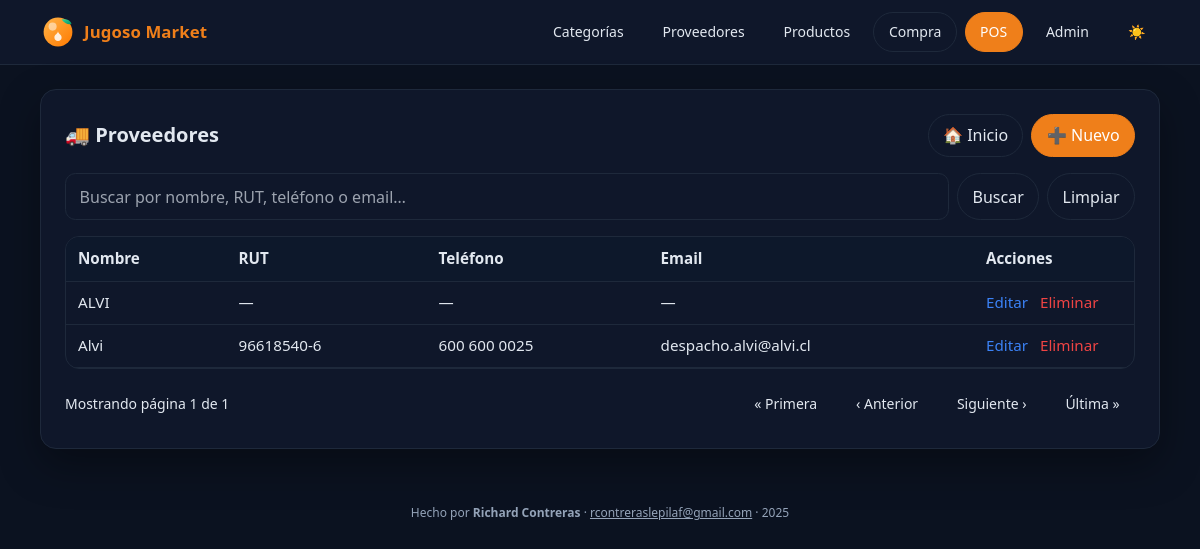
Screenshot of /proveedores/ with the database file from the repository.
### inventario/models.py (models this page shows, shortened)
class Proveedor(models.Model):
    nombre = models.CharField(max_length=120)
    rut = models.CharField(max_length=15, blank=True)
    telefono = models.CharField(max_length=30, blank=True)
    email = models.EmailField(blank=True)
    direccion = models.CharField(max_length=200, blank=True)
    activo = models.BooleanField(default=True)

### inventario/views.py (the view, shortened to what this page needs)
# urls.py: path("proveedores/", views.proveedor_list, name="proveedor_list"),
def proveedor_list(request):
    q = (request.GET.get("q") or "").strip()
    qs = Proveedor.objects.all().order_by("nombre")
    page_obj = paginar_queryset(request, qs, 10)
    return render(request, "inventario/proveedor_list.html",
                  {"proveedores": page_obj.object_list, "page_obj": page_obj, "q": q})

### inventario/views.py (called while the page is built)
def paginar_queryset(request, queryset, per_page=10):
    page_number = request.GET.get("page") or 1
    paginator = Paginator(queryset, per_page)
    return paginator.get_page(page_number)

### templates/inventario/proveedor_list.html (shortened to what this page needs)
{% extends "inventario/base.html" %}
{% block content %}
<div class="card p-6">
  <div class="flex items-center justify-between">
    <h1 class="text-xl font-semibold">🚚 Proveedores</h1>
    <div class="flex gap-2">
      <a class="btn" href="{% url 'inventario:home' %}">🏠 Inicio</a>
      <a class="btn btn-primary" href="{% url 'inventario:proveedor_crear' %}">➕ Nuevo</a>
    </div>
  </div>
  <form method="get" class="mt-4 flex gap-2">
    <input class="inp" type="text" name="q" value="{{ q }}" placeholder="Buscar por nombre, RUT, teléfono o email…">
    <button class="btn" type="submit">Buscar</button>
    <a class="btn" href="{% url 'inventario:proveedor_list' %}">Limpiar</a>
  </form>
  <div class="overflow-x-auto mt-4">
    <table class="table">
      <thead>
        <tr>
          <th>Nombre</th>
          <th>RUT</th>
          <th>Teléfono</th>
          <th>Email</th>
          <th style="width: 160px;">Acciones</th>
        </tr>
      </thead>
      <tbody>
        {% for p in proveedores %}
          <tr>
            <td>{{ p.nombre }}</td>
            <td>{{ p.rut|default:"—" }}</td>
            <td>{{ p.telefono|default:"—" }}</td>
            <td>{{ p.email|default:"—" }}</td>
            <td class="whitespace-nowrap">
              <a class="text-blue-500 hover:underline mr-2" href="{% url 'inventario:proveedor_editar' p.id %}">Editar</a>
              <a class="text-red-500 hover:underline" href="{% url 'inventario:proveedor_eliminar' p.id %}">Eliminar</a>
            </td>
          </tr>
        {% empty %}
          <tr><td colspan="5" class="text-center text-sm opacity-75 py-6">No hay proveedores.</td></tr>
        {% endfor %}
      </tbody>
    </table>
  </div>
  {% if page_obj %}
    <div class="flex items-center justify-between mt-4 text-sm" aria-label="Paginación">
      <div>Mostrando página {{ page_obj.number }} de {{ page_obj.paginator.num_pages }}</div>
      <div class="flex gap-2">
        {% if page_obj.has_previous %}
          <a class="btn" href="?q={{ q }}&page=1">« Primera</a>
          <a class="btn" href="?q={{ q }}&page={{ page_obj.previous_page_number }}">‹ Anterior</a>
        {% else %}
          <span class="btn btn-ghost">« Primera</span>
          <span class="btn btn-ghost">‹ Anterior</span>
        {% endif %}
        {% if page_obj.has_next %}
          <a class="btn" href="?q={{ q }}&page={{ page_obj.next_page_number }}">Siguiente ›</a>
          <a class="btn" href="?q={{ q }}&page={{ page_obj.paginator.num_pages }}">Última »</a>
        {% else %}
          <span class="btn btn-ghost">Siguiente ›</span>
          <span class="btn btn-ghost">Última »</span>
        {% endif %}
      </div>
    </div>
  {% endif %}
</div>
{% endblock %}

### templates/inventario/base.html (style rules this page uses)
:root { --brand: #ef7f1a; --brand-600:#ea6a00; --brand-700:#c15700; --bg: #f8fafc; --panel: #ffffff; --panel-border: #e5e7eb; --text: #0f172a; --muted: #64748b; --table-row: #fcfcfd; --ring: rgba(239,127,26,0.25); }
html.dark { --bg: #0b1220; --panel: #0f172a; --panel-border: #1e293b; --text: #e2e8f0; --muted: #94a3b8; --table-row: #0d182b; --ring: rgba(239,127,26,0.35); }
.btn { display:inline-flex; align-items:center; gap:.5rem; padding:.55rem .9rem; border:1px solid var(--panel-border); border-radius:9999px; background:var(--panel); color:var(--text); text-decoration:none; transition:box-shadow .15s, transform .02s, background .15s, border-color .15s; }
.btn-primary { border-color:var(--brand); background:var(--brand); color:#fff; }
.btn-ghost { border-color:transparent; background:transparent; }
.inp { border:1px solid var(--panel-border); border-radius:9999px; padding:.55rem .9rem; outline:none; width:100%; background:var(--panel); color:var(--text); }
.card { background:var(--panel); border:1px solid var(--panel-border); border-radius:1rem; box-shadow:0 8px 24px rgba(17,24,39,.06); }
html.dark .card { box-shadow:0 16px 40px rgba(0,0,0,.35); }
.table { width:100%; border-collapse:separate; border-spacing:0; font-size:.95rem; border:1px solid var(--panel-border); border-radius:14px; overflow:hidden; color:var(--text); }
.table thead th { background:#f8fafc; text-align:left; padding:.65rem .75rem; border-bottom:1px solid var(--panel-border); }
html.dark .table thead th { background:#0d182b; }
.table tbody td { padding:.6rem .75rem; border-bottom:1px solid var(--panel-border); }
input[type="text"], input[type="number"], input[type="email"], input[type="password"], input[type="tel"], input[type="url"], input[type="search"], select, textarea { width: 100%; background: var(--panel); color: var(--text); border: 1px solid var(--panel-border); border-radius: .65rem; padding: .65rem .85rem; outline: none; }
input::placeholder, textarea::placeholder { color: var(--muted); opacity: 1; }
button, input[type="submit"] { background: var(--brand); color: #fff; border: 1px solid var(--brand); border-radius: .7rem; padding: .6rem 1rem; cursor: pointer; }

### rows the page displays
Proveedor: nombre "ALVI", rut "—", telefono "—", email "—"
Proveedor: nombre "Alvi", rut "96618540-6", telefono "600 600 0025", email "despacho.alvi@alvi.cl"

### other values shown
{{ page_obj.number }} "1"
{{ page_obj.paginator.num_pages }} "1"
